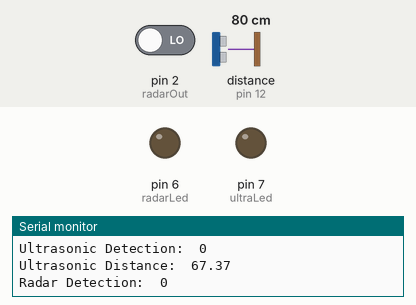
Simulated run of this sketch. Board: Arduino Uno, built with avr-gcc and run on an emulated ATmega328P. On the bench: output pins drawn as LEDs (lit = HIGH), the last lines printed to the serial monitor. Wiring (inferred from the names in the program): ultrasonic range finder: trigger pin 11; echo pin 12. Dashed ring = blinking. Inputs (shaded band) come from the test bench; at power-on: distance to the obstacle (sensor on pin 12) 80 cm, pin 2 (radarOut) LOW. The echo pulse lasts 58.3 µs per cm; pins used as bus, display or sensor lines are not drawn.

Above: at 1.8 s.
1.9 s: distance to the obstacle (sensor on pin 12) set to 20 cm
3.4 s: distance to the obstacle (sensor on pin 12) set to 16 cm
At 4.9 s:
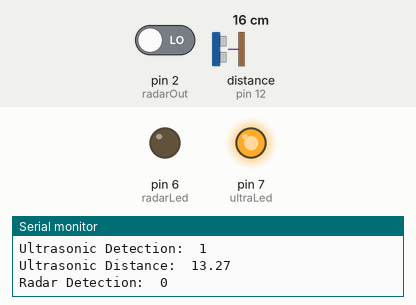
5.5 s: pin 2 (radarOut) driven HIGH
At 7.2 s:
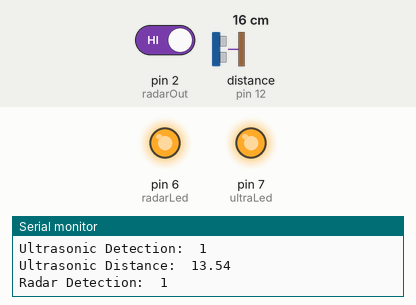
7.5 s: distance to the obstacle (sensor on pin 12) set to 18 cm
At 8.6 s:
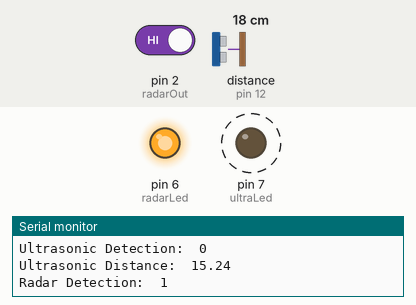
11.6 s: distance to the obstacle (sensor on pin 12) set to 2 cm
At 13.3 s:
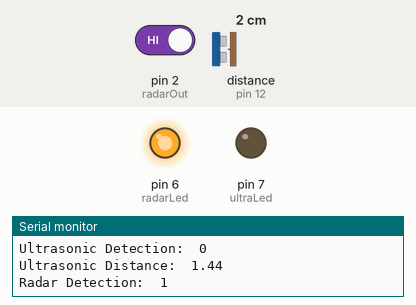
13.6 s: distance to the obstacle (sensor on pin 12) set to 4 cm
At 14.7 s:
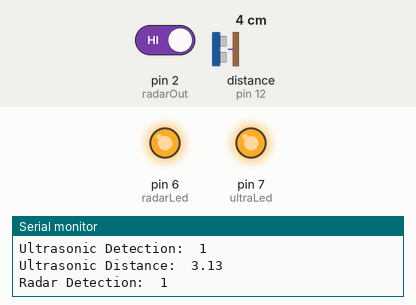
Timing chart, 0 to 16.6 s (numbered marks = the images above; inputs shaded):
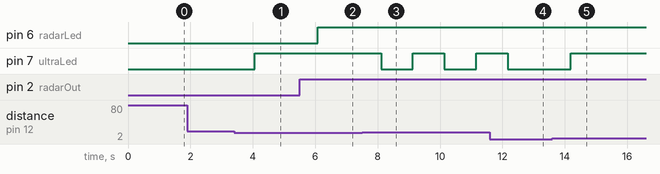

The sketch:

TestingBothSensorsAtOnce.ino
```cpp
/*
 * Testing Both Sensors
 */

//Quick Config
const int minDistanceUltra = 2;
const int maxDistanceUltra = 15;

//define Ultrasonic vars
const int trigPin = 11;
const int echoPin = 12;
const int ultraLed = 7;
float duration, distance;
bool ultraDetection = 0;

//define Radar vars
const int radarOut = 2;
const int radarLed = 6;
bool radarDetection = 0;

void setup() {

  //init ultrasonic
  pinMode(trigPin, OUTPUT);
  pinMode(echoPin, INPUT);
  pinMode(ultraLed, OUTPUT);

  //init radar
  pinMode(radarOut, INPUT);
  pinMode(radarLed, OUTPUT);

  Serial.begin(9600);

}

void loop() {

  //Ultrasonic Pulse
  digitalWrite(trigPin, LOW);
  delayMicroseconds(2);
  digitalWrite(trigPin, HIGH);
  delayMicroseconds(10);
  digitalWrite(trigPin, LOW);
  duration = pulseIn(echoPin, HIGH);
  distance = (duration*0.029)/2; // This calculation is inaccurate!

  //Radar pulses automatically.

  //Ultrasonic read info
  if(distance < maxDistanceUltra && distance > minDistanceUltra)
    ultraDetection = true;
  else
    ultraDetection = false;

  //Radar read info
  if(digitalRead(radarOut))
    radarDetection = true;
  else
    radarDetection = false;

  //Output to LEDs

  //Output to ultra LED
  if (ultraDetection)
    digitalWrite(ultraLed, HIGH);
  else
    digitalWrite(ultraLed, LOW);

  //Output to radar LED
  if (radarDetection)
    digitalWrite(radarLed, HIGH);
  else
    digitalWrite(radarLed, LOW);

  //Output to serial
  Serial.print("Ultrasonic Detection:  ");
  Serial.println(ultraDetection);
  Serial.print("Ultrasonic Distance:  ");
  Serial.println(distance);
  Serial.print("Radar Detection:  ");
  Serial.println(radarDetection);
  delay(1000);
}
```

Measured:
- the behaviour switches between 19 and 18 cm on distance to the obstacle (sensor on pin 12) (found by bisection; images 0 and 1)
- the behaviour switches between 2 and 3 cm on distance to the obstacle (sensor on pin 12) (found by bisection; images 4 and 5)
- after the input at 3.4 s, pin 7 (ultraLed): LOW → HIGH after 0.66 s
- after the input at 5.5 s, pin 6 (radarLed): LOW → HIGH after 0.59 s
- after the input at 7.5 s, pin 7 (ultraLed): alternates HIGH for 1.0 s and LOW for 1.0 s, starting after 0.61 s
- after the input at 11.6 s, pin 7 (ultraLed): goes on until 12.2 s, then stays LOW
- after the input at 13.6 s, pin 7 (ultraLed): LOW → HIGH after 0.59 s
